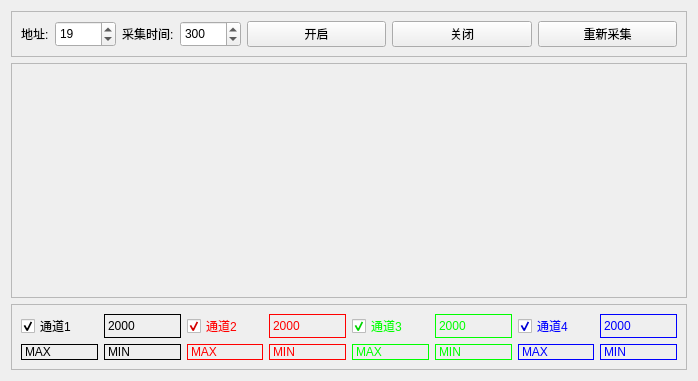
<?xml version="1.0" encoding="UTF-8"?>
<ui version="4.0">
 <class>Form_ymjc</class>
 <widget class="QWidget" name="Form_ymjc">
  <property name="geometry">
   <rect>
    <x>0</x>
    <y>0</y>
    <width>698</width>
    <height>381</height>
   </rect>
  </property>
  <property name="windowTitle">
   <string>Form</string>
  </property>
  <layout class="QGridLayout" name="gridLayout_4">
   <item row="0" column="0">
    <widget class="QFrame" name="frame">
     <property name="sizePolicy">
      <sizepolicy hsizetype="Expanding" vsizetype="Maximum">
       <horstretch>0</horstretch>
       <verstretch>0</verstretch>
      </sizepolicy>
     </property>
     <property name="frameShape">
      <enum>QFrame::StyledPanel</enum>
     </property>
     <property name="frameShadow">
      <enum>QFrame::Raised</enum>
     </property>
     <layout class="QGridLayout" name="gridLayout">
      <item row="0" column="2">
       <widget class="QSpinBox" name="spinBox_addr">
        <property name="sizePolicy">
         <sizepolicy hsizetype="Minimum" vsizetype="Expanding">
          <horstretch>0</horstretch>
          <verstretch>0</verstretch>
         </sizepolicy>
        </property>
        <property name="minimumSize">
         <size>
          <width>61</width>
          <height>0</height>
         </size>
        </property>
        <property name="maximumSize">
         <size>
          <width>60</width>
          <height>16777215</height>
         </size>
        </property>
        <property name="minimum">
         <number>1</number>
        </property>
        <property name="maximum">
         <number>255</number>
        </property>
        <property name="value">
         <number>19</number>
        </property>
       </widget>
      </item>
      <item row="0" column="7">
       <widget class="QPushButton" name="pushButton">
        <property name="sizePolicy">
         <sizepolicy hsizetype="Expanding" vsizetype="Expanding">
          <horstretch>0</horstretch>
          <verstretch>0</verstretch>
         </sizepolicy>
        </property>
        <property name="text">
         <string>重新采集</string>
        </property>
       </widget>
      </item>
      <item row="0" column="4">
       <widget class="QSpinBox" name="spinBox_time">
        <property name="sizePolicy">
         <sizepolicy hsizetype="Minimum" vsizetype="Expanding">
          <horstretch>0</horstretch>
          <verstretch>0</verstretch>
         </sizepolicy>
        </property>
        <property name="minimumSize">
         <size>
          <width>61</width>
          <height>0</height>
         </size>
        </property>
        <property name="minimum">
         <number>100</number>
        </property>
        <property name="maximum">
         <number>9999</number>
        </property>
        <property name="singleStep">
         <number>100</number>
        </property>
        <property name="value">
         <number>300</number>
        </property>
       </widget>
      </item>
      <item row="0" column="5">
       <widget class="QPushButton" name="pushButton_start">
        <property name="sizePolicy">
         <sizepolicy hsizetype="Expanding" vsizetype="Expanding">
          <horstretch>0</horstretch>
          <verstretch>0</verstretch>
         </sizepolicy>
        </property>
        <property name="text">
         <string>开启</string>
        </property>
       </widget>
      </item>
      <item row="0" column="3">
       <widget class="QLabel" name="label_3">
        <property name="text">
         <string>采集时间:</string>
        </property>
       </widget>
      </item>
      <item row="0" column="6">
       <widget class="QPushButton" name="pushButton_close">
        <property name="sizePolicy">
         <sizepolicy hsizetype="Expanding" vsizetype="Expanding">
          <horstretch>0</horstretch>
          <verstretch>0</verstretch>
         </sizepolicy>
        </property>
        <property name="text">
         <string>关闭</string>
        </property>
       </widget>
      </item>
      <item row="0" column="1">
       <widget class="QLabel" name="label_2">
        <property name="text">
         <string>地址:</string>
        </property>
       </widget>
      </item>
     </layout>
    </widget>
   </item>
   <item row="2" column="0">
    <widget class="QFrame" name="frame_2">
     <property name="sizePolicy">
      <sizepolicy hsizetype="Preferred" vsizetype="Maximum">
       <horstretch>0</horstretch>
       <verstretch>0</verstretch>
      </sizepolicy>
     </property>
     <property name="frameShape">
      <enum>QFrame::StyledPanel</enum>
     </property>
     <property name="frameShadow">
      <enum>QFrame::Raised</enum>
     </property>
     <layout class="QGridLayout" name="gridLayout_2">
      <item row="0" column="0">
       <widget class="QCheckBox" name="checkBox_CH1">
        <property name="styleSheet">
         <string notr="true">color: rgb(0, 0, 0);</string>
        </property>
        <property name="text">
         <string>通道1</string>
        </property>
        <property name="checked">
         <bool>true</bool>
        </property>
       </widget>
      </item>
      <item row="0" column="1">
       <widget class="QLabel" name="label_CH1">
        <property name="frameShape">
         <enum>QFrame::Box</enum>
        </property>
        <property name="text">
         <string>2000</string>
        </property>
       </widget>
      </item>
      <item row="0" column="2">
       <widget class="QCheckBox" name="checkBox_CH2">
        <property name="styleSheet">
         <string notr="true">color: rgb(255, 0, 0);</string>
        </property>
        <property name="text">
         <string>通道2</string>
        </property>
        <property name="checked">
         <bool>true</bool>
        </property>
       </widget>
      </item>
      <item row="0" column="3">
       <widget class="QLabel" name="label_CH2">
        <property name="styleSheet">
         <string notr="true">color: rgb(255, 0, 0);</string>
        </property>
        <property name="frameShape">
         <enum>QFrame::Box</enum>
        </property>
        <property name="text">
         <string>2000</string>
        </property>
       </widget>
      </item>
      <item row="0" column="4">
       <widget class="QCheckBox" name="checkBox_CH3">
        <property name="styleSheet">
         <string notr="true">color: rgb(0, 255, 0);</string>
        </property>
        <property name="text">
         <string>通道3</string>
        </property>
        <property name="checked">
         <bool>true</bool>
        </property>
       </widget>
      </item>
      <item row="0" column="5">
       <widget class="QLabel" name="label_CH3">
        <property name="styleSheet">
         <string notr="true">color: rgb(0, 255, 0);</string>
        </property>
        <property name="frameShape">
         <enum>QFrame::Box</enum>
        </property>
        <property name="text">
         <string>2000</string>
        </property>
       </widget>
      </item>
      <item row="0" column="6">
       <widget class="QCheckBox" name="checkBox_CH4">
        <property name="styleSheet">
         <string notr="true">color: rgb(0, 0, 255);</string>
        </property>
        <property name="text">
         <string>通道4</string>
        </property>
        <property name="checked">
         <bool>true</bool>
        </property>
       </widget>
      </item>
      <item row="0" column="7">
       <widget class="QLabel" name="label_CH4">
        <property name="styleSheet">
         <string notr="true">color: rgb(0, 0, 255);</string>
        </property>
        <property name="frameShape">
         <enum>QFrame::Box</enum>
        </property>
        <property name="text">
         <string>2000</string>
        </property>
       </widget>
      </item>
      <item row="1" column="0">
       <widget class="QLabel" name="label_CH1_MAX">
        <property name="styleSheet">
         <string notr="true">color: rgb(0, 0, 0);</string>
        </property>
        <property name="frameShape">
         <enum>QFrame::Box</enum>
        </property>
        <property name="text">
         <string>MAX</string>
        </property>
       </widget>
      </item>
      <item row="1" column="1">
       <widget class="QLabel" name="label_CH1_MIN">
        <property name="styleSheet">
         <string notr="true">color: rgb(0, 0, 0);</string>
        </property>
        <property name="frameShape">
         <enum>QFrame::Box</enum>
        </property>
        <property name="text">
         <string>MIN</string>
        </property>
       </widget>
      </item>
      <item row="1" column="2">
       <widget class="QLabel" name="label_CH2_MAX">
        <property name="styleSheet">
         <string notr="true">color: rgb(255, 0, 0);</string>
        </property>
        <property name="frameShape">
         <enum>QFrame::Box</enum>
        </property>
        <property name="text">
         <string>MAX</string>
        </property>
       </widget>
      </item>
      <item row="1" column="3">
       <widget class="QLabel" name="label_CH2_MIN">
        <property name="styleSheet">
         <string notr="true">color: rgb(255, 0, 0);</string>
        </property>
        <property name="frameShape">
         <enum>QFrame::Box</enum>
        </property>
        <property name="text">
         <string>MIN</string>
        </property>
       </widget>
      </item>
      <item row="1" column="4">
       <widget class="QLabel" name="label_CH3_MAX">
        <property name="styleSheet">
         <string notr="true">color: rgb(0, 255, 0);</string>
        </property>
        <property name="frameShape">
         <enum>QFrame::Box</enum>
        </property>
        <property name="text">
         <string>MAX</string>
        </property>
       </widget>
      </item>
      <item row="1" column="5">
       <widget class="QLabel" name="label_CH3_MIN">
        <property name="styleSheet">
         <string notr="true">color: rgb(0, 255, 0);</string>
        </property>
        <property name="frameShape">
         <enum>QFrame::Box</enum>
        </property>
        <property name="text">
         <string>MIN</string>
        </property>
       </widget>
      </item>
      <item row="1" column="6">
       <widget class="QLabel" name="label_CH4_MAX">
        <property name="styleSheet">
         <string notr="true">color: rgb(0, 0, 255);</string>
        </property>
        <property name="frameShape">
         <enum>QFrame::Box</enum>
        </property>
        <property name="text">
         <string>MAX</string>
        </property>
       </widget>
      </item>
      <item row="1" column="7">
       <widget class="QLabel" name="label_CH4_MIN">
        <property name="styleSheet">
         <string notr="true">color: rgb(0, 0, 255);</string>
        </property>
        <property name="frameShape">
         <enum>QFrame::Box</enum>
        </property>
        <property name="text">
         <string>MIN</string>
        </property>
       </widget>
      </item>
     </layout>
    </widget>
   </item>
   <item row="1" column="0">
    <widget class="QFrame" name="frame_3">
     <property name="frameShape">
      <enum>QFrame::StyledPanel</enum>
     </property>
     <property name="frameShadow">
      <enum>QFrame::Raised</enum>
     </property>
     <layout class="QGridLayout" name="gridLayout_3"/>
    </widget>
   </item>
  </layout>
 </widget>
 <resources/>
 <connections/>
</ui>
